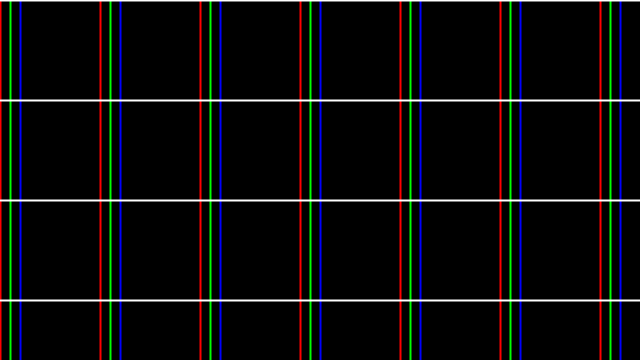
Frame 1 (no input)
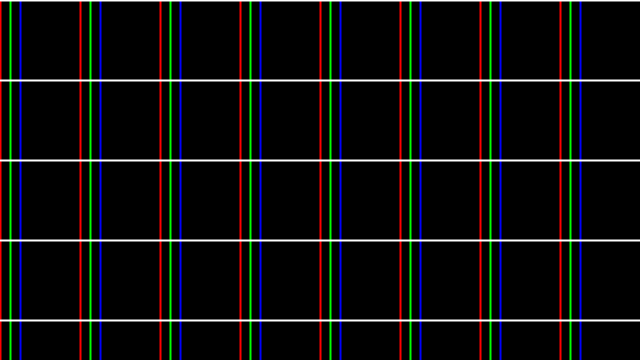
Frame 60 (the mouse pressed at the canvas centre just before this capture)
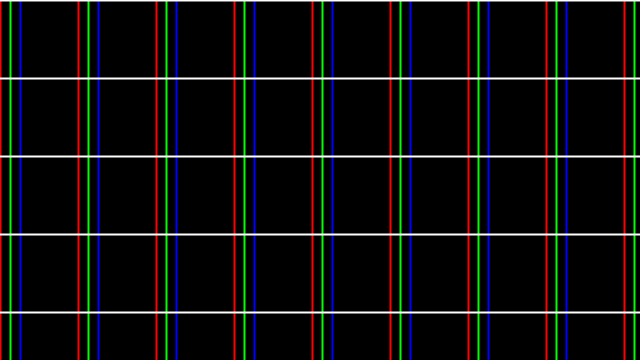
Frame 120 (the mouse held since frame 60 and released just before this capture)

The Processing sketch that drew these frames (run headless with seeded random() and noise(); from frame 60 on, the mouse is pressed at the canvas centre):

// Processing sketch: PsychedelicGrid
// ── PsychedelicGrid.pde
float spacing=100;
int x=0, y=0;

void setup(){
    size(640, 360);
}

void draw(){
    
    background(0);    
    
    spacing += random(-2, 2);
    
    stroke(255);
    strokeWeight(2);
    
    x = 0;
    while(x<width){
        
        stroke(255, 0, 0);
        line(x, 0, x, height);
        stroke(0, 255, 0);
        line(x+10, 0, x+10, height);
        stroke(0, 0, 255);
        line(x+20, 0, x+20, height);
        x += spacing;
    }
    
    y = 0;
    while(y<height){
        stroke(255);
        line(0, y, width, y);
        y += spacing;
    }
}
